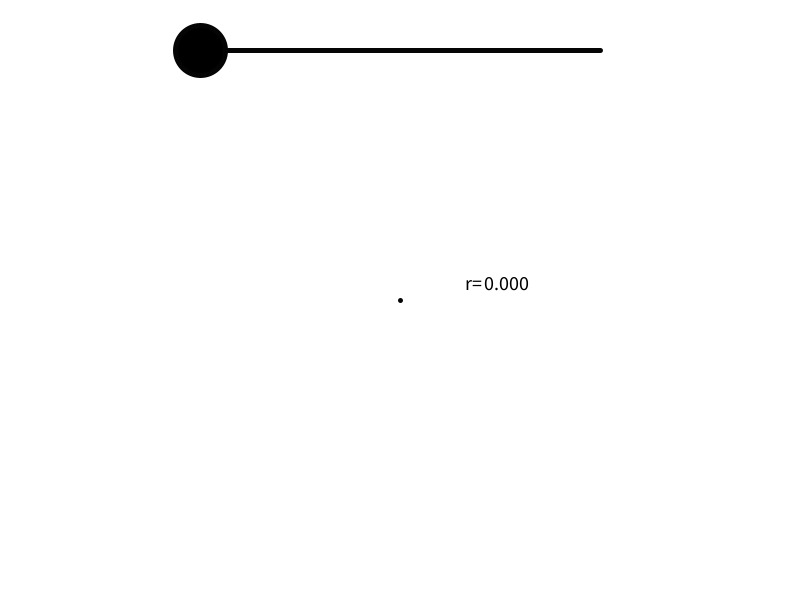
Frame 1 (no input)
Frame 60 (the mouse pressed at the canvas centre just before this capture): identical to frame 1, image omitted
Frame 120 (the mouse held since frame 60 and released just before this capture): identical to frame 1, image omitted

The Processing sketch that drew this single still picture (run headless with seeded random() and noise(); from frame 60 on, the mouse is pressed at the canvas centre):

// Processing sketch: Checkpoint3
// ── Checkpoint3.pde
/*
Michael Guo
2-1
Apr 2
*/

float x;
float d;

void setup() {
  size(800, 600);
  strokeWeight(5);
  stroke(5);
  x=200;
  d=0;
}

void draw() {
  background(255);
  line(200, 50, 600, 50);
  fill(0);
  circle(x, 50, 50);
  textSize(20);
  text("r=", 465, 290);
  text(d/2, 480, 290);
  noFill();
  circle(400, 300, d);
  line(400, 300, 400+d/2, 300);
}

void mouseDragged(){
  slider();
}

void mouseReleased(){
  slider();
}

void slider() {
  if (mouseX > 200 && mouseX <600 && mouseY > 25 && mouseY < 75){
    x=mouseX;
  }
  
  d = map(x, 200, 600, 0, 400);
}
